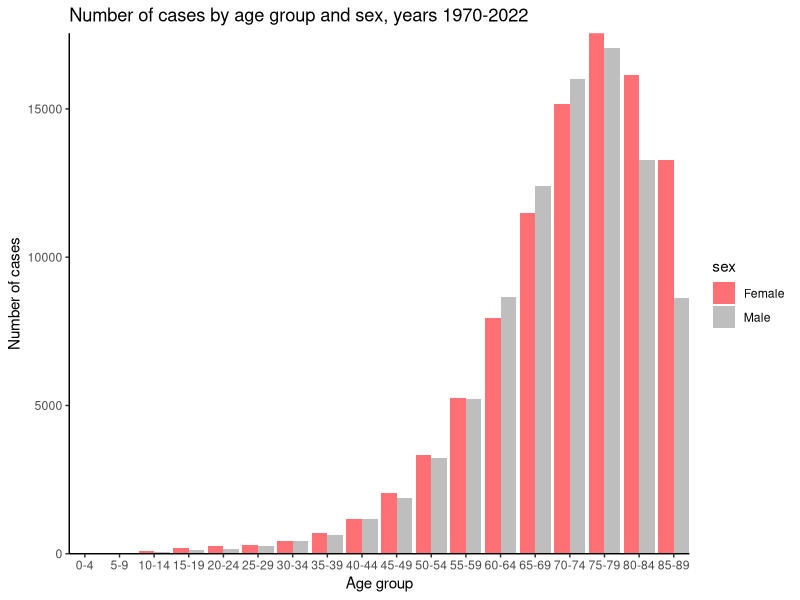
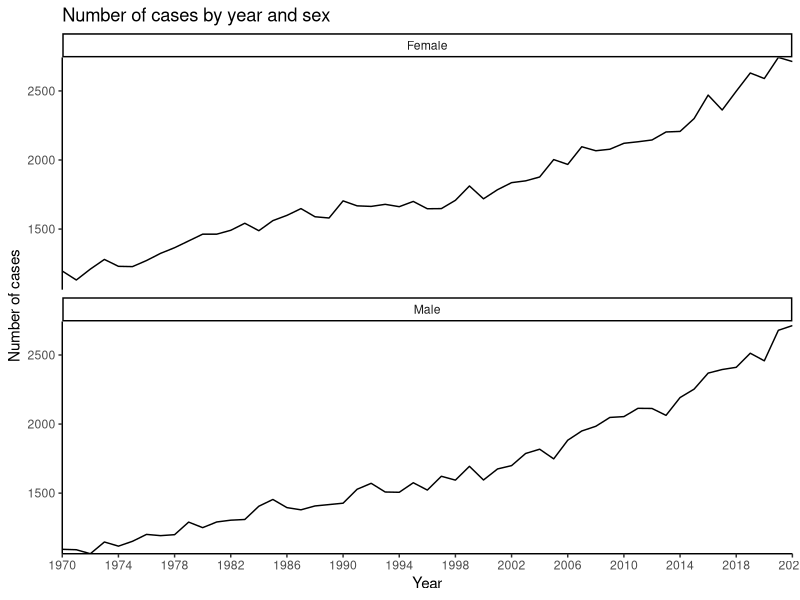
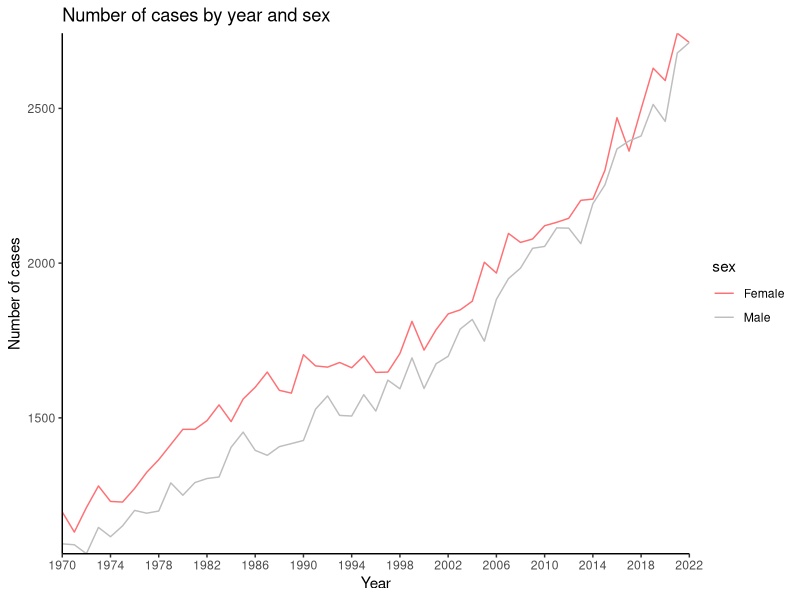
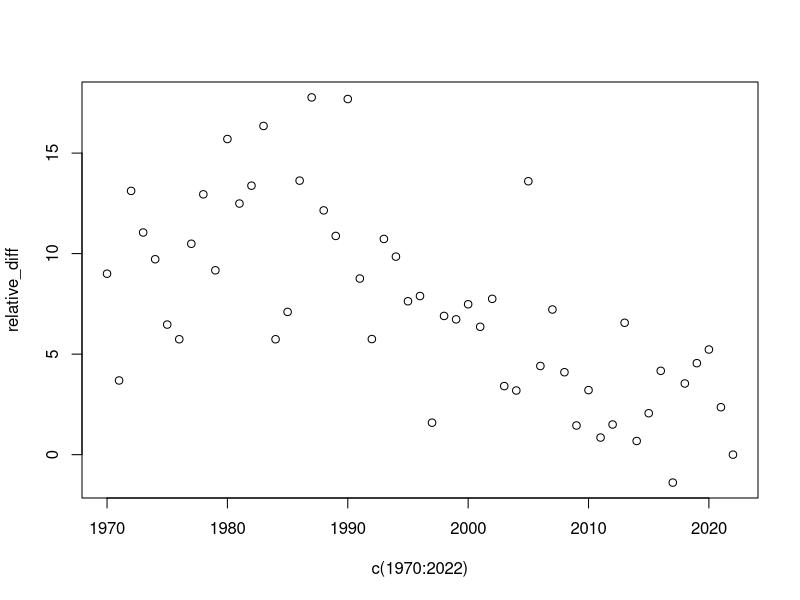
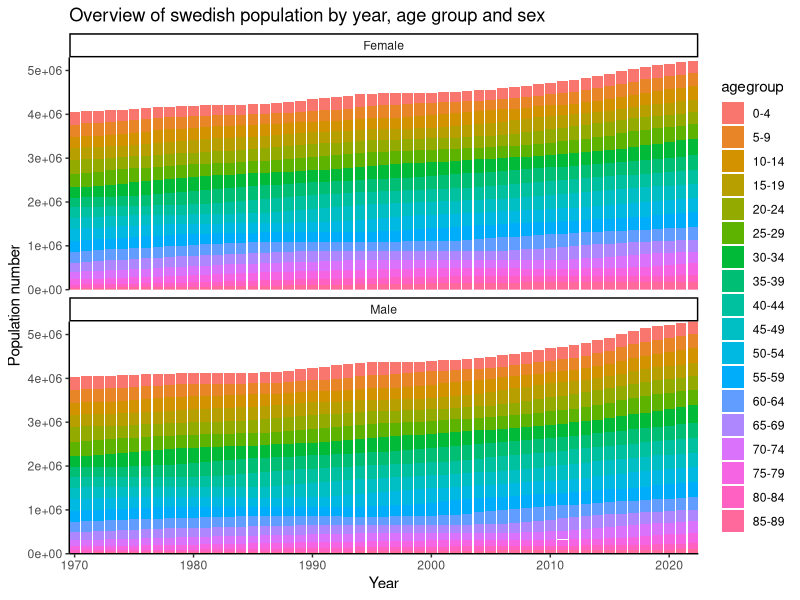
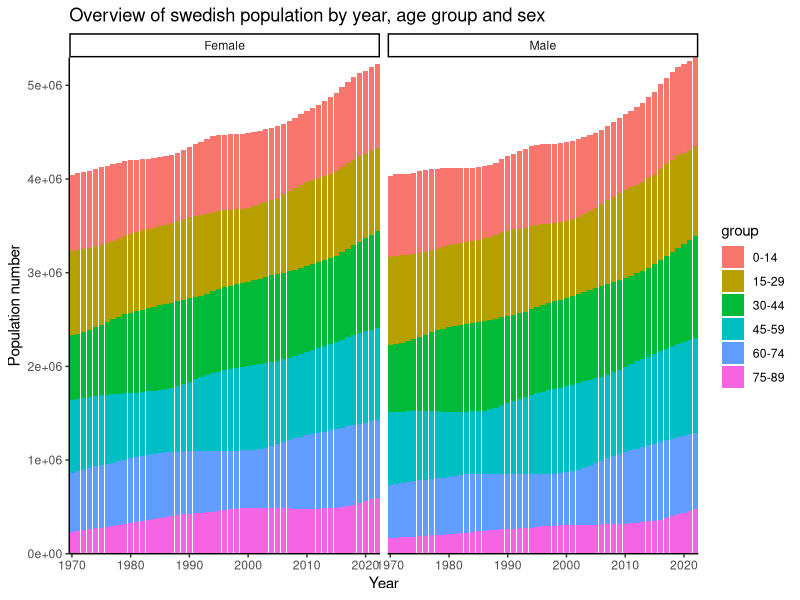
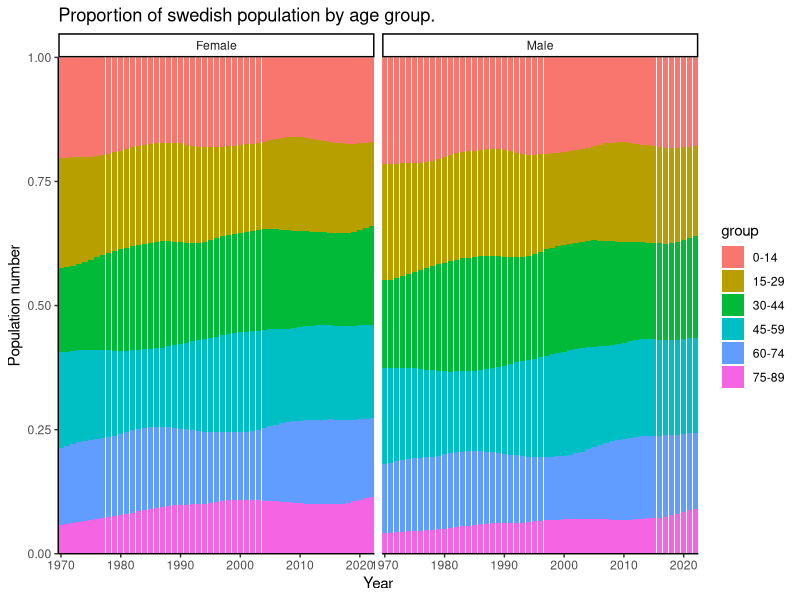
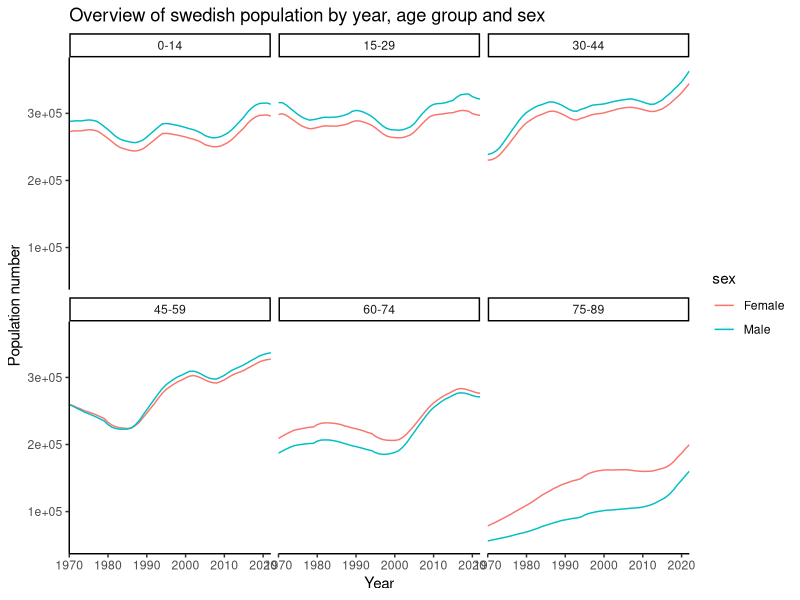

Recreate these plots in R, in order.
## ---- chunk 1
knitr::opts_chunk$set(warning = FALSE, message = FALSE) 
## ---- chunk 2
library(readr)
library(tidyverse)
library(ggplot2)
library(splines)
## ---- chunk 3
cases <- readr::read_tsv("cases.tsv")
population <- readr::read_tsv("population.tsv")
## ---- chunk 4
cases %>% summary()
# order agegroups 
factor_groups <- cases %>% pull(agegroup) %>% unique()
cases <- cases %>% mutate(agegroup = factor(agegroup, levels = factor_groups)) 
## ---- chunk 5
cases %>% pull(agegroup) %>% unique()
## ---- chunk 6
cases %>% pull(sex) %>% unique()
## ---- chunk 7
cases %>% 
  group_by(agegroup,sex) %>% 
  summarize(n = sum(n)) %>% 
  ungroup() %>% 
  ggplot(aes(x = agegroup, y = n, fill = sex)) +
  geom_bar(stat = "identity", position=position_dodge()) +
  scale_fill_manual(values=c("#FF7074", 
                             "gray"))+
  theme_classic() + 
  coord_cartesian(expand = FALSE) + 
  # add labels and title
  ggtitle("Number of cases by age group and sex, years 1970-2022") +
  xlab("Age group") + ylab("Number of cases")
  
## ---- chunk 8
cases %>% 
  group_by(year, sex) %>% 
  summarize(n = sum(n)) %>% 
  ungroup() %>% 
  ggplot(aes(x = year, y = n)) +
  facet_wrap(~sex, ncol = 1) +
  stat_summary(geom="line") +
  theme_classic() + 
  coord_cartesian(expand = FALSE) + 
  scale_x_continuous(lim = c(1970, 2022), breaks = c(seq(1970, 2022, by = 4)))+
  # add labels and title
  ggtitle("Number of cases by year and sex") +
  xlab("Year") + ylab("Number of cases")
## ---- chunk 9
cases %>% 
  group_by(year,sex) %>% 
  summarize(n = sum(n)) %>% 
  ungroup() %>% 
  ggplot(aes(x = year, y = n, col = sex)) +
  #geom_point() +
  stat_summary(geom="line")+
  scale_color_manual(values=c("#FF7074", 
                            "gray"))+
  theme_classic() + 
  coord_cartesian(expand = FALSE) + 
  scale_x_continuous(lim = c(1970, 2022), breaks = c(seq(1970, 2022, by = 4)))+
  # add labels and title
  ggtitle("Number of cases by year and sex") +
  xlab("Year") + ylab("Number of cases")
## ---- chunk 10
# quantify the relative differences (%) between total counts for female and male categories
relative_diff <- cases %>% 
  group_by(year,sex) %>% 
  summarize(n = sum(n)) %>% 
  ungroup() %>% 
  pivot_wider(names_from = sex, values_from = n) %>% 
  mutate(relative_diff = round(100* (Female - Male)/((Male + Female)/2), 2)) %>% 
  pull(relative_diff)
plot(x = c(1970:2022), y = relative_diff)
## ---- chunk 11
head(population)
summary(population)
population %>% pull(agegroup) %>% unique() == cases %>% pull(agegroup) %>% unique() 
population %>% arrange(desc(year)) %>% pull(year) %>% unique() == cases %>% pull(year) %>% unique() 
population %>% arrange(sex) %>% pull(sex) %>% unique() == cases %>% arrange(sex) %>% pull(sex) %>% unique()
## ---- chunk 12
population <- population %>%  mutate(agegroup = factor(agegroup, levels = factor_groups)) 
## ---- chunk 13
population %>% 
  ggplot(aes(x = year, y = n_pop, fill = agegroup)) +
  facet_wrap(~sex, ncol = 1) +
  geom_bar(stat = "identity") +
  theme_classic() + 
  coord_cartesian(expand = FALSE) + 
  # add labels and title
  ggtitle("Overview of swedish population by year, age group and sex") +
  xlab("Year") + ylab("Population number")
## ---- chunk 14
population %>%
  mutate(group = case_when(
    agegroup %in% factor_groups[1:3] ~ "0-14",
    agegroup %in% factor_groups[4:6] ~ "15-29",
    agegroup %in% factor_groups[7:9] ~ "30-44",
    agegroup %in% factor_groups[10:12] ~ "45-59",
    agegroup %in% factor_groups[13:15] ~ "60-74",
    agegroup %in% factor_groups[16:18] ~ "75-89",
    TRUE ~ NA
    )
    ) %>%
  ggplot(aes(x = year, y = n_pop, fill = group)) +
  facet_wrap(~sex, ncol = 2) +
  geom_bar(stat = "identity") +
  theme_classic() +
  coord_cartesian(expand = FALSE) +
  # add labels and title
  ggtitle("Overview of swedish population by year, age group and sex") +
  xlab("Year") + ylab("Population number")
## ---- chunk 15
population %>%
  mutate(group = case_when(
    agegroup %in% factor_groups[1:3] ~ "0-14",
    agegroup %in% factor_groups[4:6] ~ "15-29",
    agegroup %in% factor_groups[7:9] ~ "30-44",
    agegroup %in% factor_groups[10:12] ~ "45-59",
    agegroup %in% factor_groups[13:15] ~ "60-74",
    agegroup %in% factor_groups[16:18] ~ "75-89",
    TRUE ~ NA
    )
    ) %>%
  ggplot(aes(x = year, y = n_pop, fill = group)) +
  facet_wrap(~sex, ncol = 2) +
  geom_bar(position="fill", stat="identity") +
  theme_classic() +
  coord_cartesian(expand = FALSE) +
  # add labels and title
  ggtitle("Proportion of swedish population by age group.") +
  xlab("Year") + ylab("Population number")
## ---- chunk 16
population %>%
  mutate(group = case_when(
    agegroup %in% factor_groups[1:3] ~ "0-14",
    agegroup %in% factor_groups[4:6] ~ "15-29",
    agegroup %in% factor_groups[7:9] ~ "30-44",
    agegroup %in% factor_groups[10:12] ~ "45-59",
    agegroup %in% factor_groups[13:15] ~ "60-74",
    agegroup %in% factor_groups[16:18] ~ "75-89",
    TRUE ~ NA
    )
    ) %>%
  ggplot(aes(x = year, y = n_pop, color = sex)) +
  facet_wrap(~group, ncol = 3) +
  stat_summary(geom="line")+
  theme_classic() +
  coord_cartesian(expand = FALSE) +
  # add labels and title
  ggtitle("Overview of swedish population by year, age group and sex") +
  xlab("Year") + ylab("Population number")
## ---- chunk 17
population %>%
  ggplot(aes(x = year, y = n_pop, color = sex)) +
  facet_wrap(~agegroup, ncol = 3) +
  stat_summary(geom="line")+
  theme_classic() +
  coord_cartesian(expand = FALSE) +
  # add labels and title
  ggtitle("Overview of swedish population by year, age group and sex") +
  xlab("Year") + ylab("Population number")
## ---- chunk 18
population %>%
  filter(year %in% c(1970, 2022)) %>% 
  ggplot(aes(x = agegroup, y = n_pop, fill = sex)) +
  facet_wrap(~year, ncol = 2) +
  geom_bar(position="fill", stat="identity") + 
  theme_classic() +
  coord_cartesian(expand = FALSE) +
  # add labels and title
  ggtitle("Sex distribution by age group, years 1970 and 2022") +
  xlab("age group") + ylab("Proportion of population")
## ---- chunk 19
population %>%
  filter(year %in% c(1970, 2022)) %>% 
  ggplot(aes(x = agegroup, y = n_pop, fill = sex)) +
  facet_wrap(~year, ncol = 2) +
  geom_bar(stat="identity", position = position_dodge()) + 
  theme_classic() +
  coord_cartesian(expand = FALSE) +
  # add labels and title
  ggtitle("Sex distribution by age group, years 1970 and 2022") +
  xlab("age group") + ylab("Proportion of population")
## ---- chunk 20
# merging datasets
cases_pop <- cases %>% left_join(population) 
## ---- chunk 21
## check
cases %>% nrow() == cases_pop %>% nrow() 
population %>% nrow() == cases_pop %>% nrow() 

cases_pop %>% head()
## ---- chunk 22
# cases by year and sex
cases_ys <- cases %>% 
  group_by(year, sex) %>% 
  summarize(n = sum(n)) %>% 
  ungroup()

# population by year and sex
population_ys <- population %>% 
  group_by(year, sex) %>% 
  summarize(n_pop = sum(n_pop)) %>% 
  ungroup()
## ---- chunk 23
# rate per hundred thousand population, dataset with age
cases_pop <- cases_pop %>% 
  # rate per 10^5 population
  mutate(rate = 10^5 * n/n_pop)

# rate per ten thousand population, dataset without age

# create dataset without age variable
cases_pop_ys <- cases_ys %>% 
  left_join(population_ys) %>% 
    # rate per 10^4 population
  mutate(rate = 10^4 * n/n_pop)
## ---- chunk 24
cases_pop_ys %>% 
  #mutate(year = as.factor(year)) %>% 
  ggplot(aes(x = year, y = rate)) +
  facet_wrap(~ sex, ncol = 1) +
  # smooth the curve
  geom_smooth() +
  # non smoothed data
  geom_point(size = 0.5) +
  stat_summary(geom="line") +
  theme_classic() + 
  coord_cartesian(expand = FALSE) + 
  scale_x_continuous(lim = c(1970, 2022), breaks = c(seq(1970, 2022, by = 4))) +
  # add labels and title
  ggtitle("Incidence rate per 10^4 population by year and sex") +
  xlab("Year") + ylab("Number of cases per 10^4 population")
## ---- chunk 25
cases_pop_ys %>% 
  ggplot(aes(x = year, y = rate, color = sex)) +
  # smooth the curve
  geom_smooth(se= FALSE) +
  # non smoothed data
  geom_point(size = 0.5) +
  stat_summary(geom="line") +
  theme_classic() + 
  coord_cartesian(expand = FALSE) + 
  #scale_x_continuous(lim = c(1970, 2022), breaks = c(seq(1970, 2022, by = 4))) +
  # add labels and title
  ggtitle("Incidence rate per 10^4 population by year and sex") +
  xlab("Year") + ylab("Number of cases per 10^4 population")
## ---- chunk 26
cases_pop %>% 
  mutate(group = case_when(
   agegroup %in% factor_groups[1:3] ~ 1,
   agegroup %in% factor_groups[4:6] ~ 2,
   agegroup %in% factor_groups[7:9] ~ 3,
   agegroup %in% factor_groups[10:12] ~ 4,
   agegroup %in% factor_groups[13:15] ~ 5,
   agegroup %in% factor_groups[16:18] ~ 6,
   TRUE ~ NA
   )
  ) %>%
  # mutate(group = case_when(
  #  agegroup %in% factor_groups[1:6] ~ 1,
  #  agegroup %in% factor_groups[7:12] ~ 2,
  #  agegroup %in% factor_groups[13:18] ~ 3,
  #  TRUE ~ NA
  #  )
  # ) %>%
  # mutate(group = case_when(
  #  agegroup %in% factor_groups[1:4] ~ 1,
  #  agegroup %in% factor_groups[5:8] ~ 2,
  #  agegroup %in% factor_groups[9:12] ~ 3,
  #  agegroup %in% factor_groups[13:16] ~ 4,
  #  agegroup %in% factor_groups[17:18] ~ 5,
  #  TRUE ~ NA
  #  )
  # ) %>%
  ggplot(aes(x = year, y = rate, color = agegroup)) +
  facet_wrap(group ~ sex, ncol = 4, scales = "free_y") +
  # smooth the curve
  geom_smooth() +
  # non smoothed data
  geom_point(size = 0.5) +
  stat_summary(geom="line") +
  theme_classic() + 
  coord_cartesian(expand = FALSE) + 
  #scale_x_continuous(lim = c(1970, 2022), breaks = c(seq(1970, 2022, by = 4))) +
  # add labels and title
  ggtitle("Incidence rate per 10^5 population by year, age group and sex") +
  xlab("Year") + ylab("Number of cases per 10^5 population")
  

cases_pop %>% 
  ggplot(aes(x = year, y = rate)) +
  facet_wrap(agegroup ~ sex, ncol = 6, scales = "free_y") +
  # non smoothed data 
  geom_point(size = 0.5, color = "light gray") +
  stat_summary(geom="line", color = "light gray") +
  # smooth the curve
  geom_smooth() +
  theme_classic() + 
  coord_cartesian(expand = FALSE) + 
  #scale_x_continuous(lim = c(1970, 2022), breaks = c(seq(1970, 2022, by = 4))) +
  # add labels and title
  ggtitle("Incidence rate per 10^5 population by year, age group and sex") +
  xlab("Year") + ylab("Number of cases per 10^5 population")


cases_pop %>% 
  ggplot(aes(x = year, y = rate, color = agegroup)) +
  facet_wrap(~ sex, ncol = 2, scales = "free_y") +
  # non smoothed data 
  geom_point(size = 0.5, color = "light gray") +
  stat_summary(geom="line", color = "light gray") +
  # smooth the curve
  geom_smooth() +
  theme_classic() + 
  coord_cartesian(expand = FALSE) + 
  #scale_x_continuous(lim = c(1970, 2022), breaks = c(seq(1970, 2022, by = 4))) +
  # add labels and title
  ggtitle("Incidence rate per 10^5 population by year, age group and sex") +
  xlab("Year") + ylab("Number of cases per 10^5 population")
  
## ---- chunk 27
cases_pop %>% 
  ggplot(aes(x = year, y = rate, color = sex)) +
  facet_wrap(~ agegroup , ncol = 6) + #, scales = "free_y") +
  # smooth the curve
  geom_smooth() +
  # non smoothed data
  geom_point(size = 0.5) +
  stat_summary(geom="line") +
  theme_classic() + 
  coord_cartesian(expand = FALSE) + 
  #scale_x_continuous(lim = c(1970, 2022), breaks = c(seq(1970, 2022, by = 4))) +
  # add labels and title
  ggtitle(paste("Yearly number of cases per 10^5 population by sex and age group")) + 
  xlab("Year") + ylab("Number of cases per 10^5 population") 
  
## ---- chunk 28
cases_pop %>% 
  ggplot(aes(x = year, y = rate, color = sex)) +
  facet_wrap(~ agegroup , ncol = 6, scales = "free_y") +
  # smooth the curve
  geom_smooth() +
  # non smoothed data
  geom_point(size = 0.5) +
  stat_summary(geom="line") +
  theme_classic() + 
  coord_cartesian(expand = FALSE) + 
  #scale_x_continuous(lim = c(1970, 2022), breaks = c(seq(1970, 2022, by = 4))) +
  # add labels and title
  ggtitle(paste("Yearly number of cases per 10^5 population by sex and age group")) + 
  xlab("Year") + ylab("Number of cases per 10^5 population") 
  
## ---- chunk 29
for(i in factor_groups){
  toplot <-  cases_pop %>% 
    filter(agegroup == i) %>% 
    ggplot(aes(x = year, y = rate, color = sex)) +
    # smooth the curve
    geom_smooth() +
    # non smoothed data
    geom_point(size = 0.5) +
    stat_summary(geom="line") +
    theme_classic() + 
    coord_cartesian(expand = FALSE) + 
    scale_x_continuous(lim = c(1970, 2022), breaks = c(seq(1970, 2022, by = 4))) +
    # add labels and title
    ggtitle(paste("Yearly number of cases per 10^5 population by sex, agegroup", i, sep = " ")) +
    xlab("Year") + ylab("Number of cases per 10^5 population") 
  
  print(toplot)
}
  
## ---- chunk 30
model <- cases_pop_ys %>%  
  glm(formula = n ~ year + sex + offset(log(n_pop)), family = "poisson")
summary(model)
## ---- chunk 31
exp(model$coefficients[1] + model$coefficients[2] * 1970 + model$coefficients[3] * 1)

exp(model$coefficients[1] + model$coefficients[2] * 1970 + model$coefficients[3] * 0)
## ---- chunk 32
exp(model$coefficients[1] + model$coefficients[2] * 2020 + model$coefficients[3] * 1)

exp(model$coefficients[1] + model$coefficients[2] * 2020 + model$coefficients[3] * 0)
## ---- chunk 33
model_age <- cases_pop %>% 
  mutate(agegroup = factor(agegroup, levels = factor_groups)) %>% 
  glm(formula = n ~ year*sex + year*agegroup + offset(log(n_pop)), family = "poisson")

model_age <- cases_pop %>% 
  mutate(agegroup = factor(agegroup, levels = factor_groups)) %>% 
  glm(formula = n ~ year*sex + year*agegroup + agegroup * sex + offset(log(n_pop)), family = "poisson")
model_age
## ---- chunk 34
# males
exp(
    #intercept 
    model_age$coefficients[1] + 
    #year
    model_age$coefficients[2] * 1970 + 
    #sex
    model_age$coefficients[3] * 1 + 
    #age 70-74
    model_age$coefficients[17] + 
    # year*sex
    model_age$coefficients[21] * 1970 * 1 + 
    # year*age 70-74
    model_age$coefficients[35] * 1970+
    # sex*age 70-74 
    model_age$coefficients[52] * 1)

# females
exp(
    #intercept 
    model_age$coefficients[1] + 
    #year
    model_age$coefficients[2] * 1970 + 
    #sex
    model_age$coefficients[3] * 0 + 
    #age 70-74
    model_age$coefficients[17] + 
    # year*sex
    model_age$coefficients[21] * 1970 * 0 + 
    # year*age 70-74
    model_age$coefficients[35] * 1970 +
    # sex*age 70-74 
    model_age$coefficients[52] * 0)
## ---- chunk 35
# males
exp(
    #intercept 
    model_age$coefficients[1] + 
    #year
    model_age$coefficients[2] * 2020 + 
    #sex
    model_age$coefficients[3] * 1 + 
    #age 70-74
    model_age$coefficients[17] + 
    # year*sex
    model_age$coefficients[21] * 2020 * 1 + 
    # year*age 70-74
    model_age$coefficients[35] *2020+
    # sex*age 70-74 
    model_age$coefficients[52] * 1)

# females
exp(
    #intercept 
    model_age$coefficients[1] + 
    #year
    model_age$coefficients[2] * 2020 + 
    #sex
    model_age$coefficients[3] * 0 + 
    #age 70-74
    model_age$coefficients[17] + 
    # year*sex
    model_age$coefficients[21] * 2020 * 0 + 
    # year*age 70-74
    model_age$coefficients[35] * 2020+
    # sex*age 70-74 
    model_age$coefficients[52] * 0)
## ---- chunk 36
# splines_model <- cases_pop %>%
#   mutate(agegroup = factor(agegroup, levels = factor_groups)) %>%
#   glm(formula = n ~ bs(year,df = 4)*sex  + bs(year, df = 4)*bs(agegroup, df = 3)+ offset(log(n_pop)), family = "poisson")

age <- seq(2,87,5)
age_df <- data.frame(agegroup = factor_groups, age = age)

splines_to_fit <- cases_pop %>%
  inner_join(age_df)

splines_model <- splines_to_fit %>% 
  glm(formula = n ~ bs(year,df = 4)*sex + bs(year, df = 4)*age + offset(log(n_pop)), family = "poisson")

summary(splines_model)

#dataset <- data.frame(n = splines_model$y, fitted = splines_model$fitted.values)


toplot <- splines_to_fit %>% add_column(fitted = splines_model$fitted.values)

toplot %>% 
  filter(age %in% c(52,72,87)) %>% 
  ggplot(aes(x = year, y = fitted, color = agegroup)) +
  geom_point() +
  facet_wrap(~sex, ncol = 2) +
  geom_point(size = 0.1) +
  stat_summary(geom="line") +
  theme_classic() + 
  coord_cartesian(expand = FALSE) + 
  scale_x_continuous(lim = c(1970, 2022), breaks = c(seq(1970, 2022, by = 4))) +
  # add labels and title
  ggtitle("Number of cases by year, age and sex") +
  xlab("Year") + ylab("Number of cases") 
## ---- chunk 37
toplot %>% 
  pivot_longer(cols = c(n, fitted), names_to = "type") %>% 
  filter(age %in% c(52,57,72,87)) %>% 
  ggplot(aes(x = year, y = value, color = age)) +
  geom_point(size = 0.5) +
  facet_wrap(~sex, ncol = 2) +
  theme_classic() + 
  coord_cartesian(expand = FALSE) + 
  scale_x_continuous(lim = c(1970, 2022), breaks = c(seq(1970, 2022, by = 4))) +
  # add labels and title
  ggtitle("Number of cases by year, age and sex") +
  xlab("Year") + ylab("Number of cases") 
## ---- chunk 38
# reference values for male and female population
standard_pop <- population %>%
  filter(year == 2022) %>% 
  rename(ref_pop = n_pop) %>% 
  select(-year)

# reference value for total male population 
tot_male <- standard_pop %>% 
  filter(sex == "Male") %>% 
  pull(ref_pop) %>% sum()

# reference value for total female population 
tot_female <- standard_pop %>% 
  filter(sex == "Female") %>% 
  pull(ref_pop) %>% sum()
## ---- chunk 39

age_standardised_rates <- cases_pop %>% 
  select(-rate) %>% 
  left_join(standard_pop) %>% 
  # add number of cases obtained if population number was ref_pop
  mutate(cases_ref_pop = ref_pop * n/n_pop) %>% 
  # for each year, compute total (sum over agegroups) and divide by total reference population
  # keep male and female categories 
  group_by(year, sex) %>% 
  # sum over agegroups 
  summarize(sum_ages = sum(cases_ref_pop, na.rm = TRUE)) %>% 
  mutate(standardised_rate = case_when(sex == "Female" ~ sum_ages/tot_female,
                                       sex == "Male" ~ sum_ages/tot_male,
                                       TRUE ~ NA)
         ) %>% 
  select(-sum_ages) %>% 
  # rescale
  mutate(standardised_rate = 10^4 * standardised_rate)
## ---- chunk 40
age_standardised_rates %>% 
   ggplot(aes(x = year, y = standardised_rate, color = sex)) +
  # smooth the curve
  geom_smooth() +
  # non smoothed data
  geom_point(size = 0.5) +
  stat_summary(geom="line") +
  theme_classic() + 
  coord_cartesian(expand = FALSE) + 
  scale_x_continuous(lim = c(1970, 2022), breaks = c(seq(1970, 2022, by = 4))) +
  # add labels and title
  ggtitle("Standardised incidence rate: cases per 10^4 population by year and sex") +
  xlab("Year") + ylab("Number of cases per 10^4 population - standardised")
## ---- chunk 41
cases_pop_ys %>% 
  filter(sex == "Female") %>% 
  left_join(age_standardised_rates) %>% 
  select(year, sex, rate, standardised_rate) %>% 
  pivot_longer(cols = c(rate, standardised_rate), names_to = "type") %>% 
  ggplot(aes(x = year, y = value, color = type))+
  # smooth the curve
  geom_smooth() +
  # non smoothed data
  geom_point(size = 0.5) +
  stat_summary(geom="line") +
  theme_classic() + 
  coord_cartesian(expand = FALSE) + 
  scale_x_continuous(lim = c(1970, 2022), breaks = c(seq(1970, 2022, by = 4))) +
  # add labels and title
  ggtitle("Standardised vs non standarsised incidence rate - female population") +
  xlab("Year") + ylab("Number of cases per 10^4 population")
## ---- chunk 42
cases_pop_ys %>% 
  filter(sex == "Male") %>% 
  left_join(age_standardised_rates) %>% 
  select(year, sex, rate, standardised_rate) %>% 
  pivot_longer(cols = c(rate, standardised_rate), names_to = "type") %>% 
  ggplot(aes(x = year, y = value, color = type))+
  # smooth the curve
  geom_smooth() +
  # non smoothed data
  geom_point(size = 0.5) +
  stat_summary(geom="line") +
  theme_classic() + 
  coord_cartesian(expand = FALSE) + 
  scale_x_continuous(lim = c(1970, 2022), breaks = c(seq(1970, 2022, by = 4))) +
  # add labels and title
  ggtitle("Standardised vs non standarsised incidence rate - male population") +
  xlab("Year") + ylab("Number of cases per 10^4 population")
## ---- chunk 43

cases_pop_fit <- cases_pop %>% 
  select(-rate, -n) %>% 
  # replace number of cases with fitted number of cases, which should already be in the right order
  add_column(n_fit = model_age$fitted.values)

# 
# ### to remove
# 
# cases_pop_fit <- cases_pop %>% 
#   select(-rate, -n) %>% 
#   # replace number of cases with fitted number of cases, which should already be in the right order
#   add_column(n_fit = model_age$fitted.values) %>% 
#   mutate(check = n_fit/n_pop) %>% 
#   left_join(standard_pop) %>% 
#   mutate(check2 = ref_pop * check)
# 
# model_age2 <- cases_pop %>%
#   mutate(agegroup = factor(agegroup, levels = factor_groups)) %>%
#  # glm(formula = n ~ year + offset(log(n_pop)), family = "poisson")
#   glm(formula = n ~ age + offset(log(n_pop)), family = "poisson")


# cases_pop_fit <- cases_pop %>% 
#   select(-rate, -n) %>% 
#   # replace number of cases with fitted number of cases, which should already be in the right order
#   add_column(n_fit = model_age2$fitted.values) 
# ### end remove


# repeat question 11
age_standardised_rates_fit <- cases_pop_fit %>% 
  left_join(standard_pop) %>% 
  # add number of cases obtained if population number was ref_pop
  mutate(cases_ref_pop = ref_pop * n_fit/n_pop) %>% 
  # for each year, compute total (sum over agegroups) and divide by total reference population
  # keep male and female categories 
  group_by(year, sex) %>% 
  # sum over agegroups 
  summarize(sum_ages = sum(cases_ref_pop, na.rm = TRUE)) %>% 
  ungroup() %>% 
  mutate(standardised_rate_fit = case_when(sex == "Female" ~ sum_ages/tot_female,
                                       sex == "Male" ~ sum_ages/tot_male,
                                       TRUE ~ NA)
         ) %>% 
  select(-sum_ages) %>% 
  # rescale
  mutate(standardised_rate_fit = 10^4 * standardised_rate_fit)
## ---- chunk 44
cases_pop_ys %>% 
  filter(sex == "Female") %>% 
  left_join(age_standardised_rates) %>% 
  left_join(age_standardised_rates_fit) %>% 
  select(year, sex, rate, standardised_rate, standardised_rate_fit) %>% 
  pivot_longer(cols = c(rate, standardised_rate, standardised_rate_fit), names_to = "type") %>% 
  #filter(type == "standardised_rate_fit") %>% 
  ggplot(aes(x = year, y = value, color = type))+
  # smooth the curve
  geom_smooth() +
  # non smoothed data
  geom_point(size = 0.5) +
  stat_summary(geom="line") +
  theme_classic() + 
  coord_cartesian(expand = FALSE) + 
  scale_x_continuous(lim = c(1970, 2022), breaks = c(seq(1970, 2022, by = 4))) +
  # add labels and title
  ggtitle("Standardised vs non standarsised incidence rate - female population") +
  xlab("Year") + ylab("Number of cases per 10^4 population")
## ---- chunk 45
cases_pop_ys %>% 
  filter(sex == "Male") %>% 
  left_join(age_standardised_rates) %>% 
  left_join(age_standardised_rates_fit) %>% 
  select(year, sex, rate, standardised_rate, standardised_rate_fit) %>% 
  pivot_longer(cols = c(rate, standardised_rate, standardised_rate_fit), names_to = "type") %>% 
  ggplot(aes(x = year, y = value, color = type))+
  # smooth the curve
  geom_smooth() +
  # non smoothed data
  geom_point(size = 0.5) +
  stat_summary(geom="line") +
  theme_classic() + 
  coord_cartesian(expand = FALSE) + 
  scale_x_continuous(lim = c(1970, 2022), breaks = c(seq(1970, 2022, by = 4))) +
  # add labels and title
  ggtitle("Standardised vs non standarsised incidence rate - male population") +
  xlab("Year") + ylab("Number of cases per 10^4 population")
